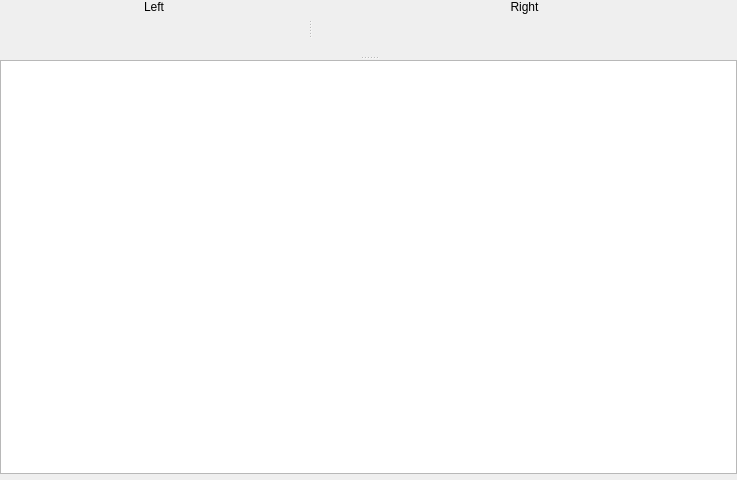
<?xml version="1.0" encoding="UTF-8"?>
<ui version="4.0">
 <class>CompareView</class>
 <widget class="QWidget" name="CompareView">
  <property name="geometry">
   <rect>
    <x>0</x>
    <y>0</y>
    <width>737</width>
    <height>480</height>
   </rect>
  </property>
  <property name="windowTitle">
   <string>Dialog</string>
  </property>
  <layout class="QVBoxLayout" name="verticalLayout_4">
   <property name="margin">
    <number>0</number>
   </property>
   <item>
    <widget class="QSplitter" name="vSplitter">
     <property name="orientation">
      <enum>Qt::Vertical</enum>
     </property>
     <widget class="QSplitter" name="hSplitter">
      <property name="sizePolicy">
       <sizepolicy hsizetype="Expanding" vsizetype="Preferred">
        <horstretch>0</horstretch>
        <verstretch>0</verstretch>
       </sizepolicy>
      </property>
      <property name="orientation">
       <enum>Qt::Horizontal</enum>
      </property>
      <property name="childrenCollapsible">
       <bool>false</bool>
      </property>
      <widget class="QWidget" name="layoutWidget">
       <layout class="QVBoxLayout" name="verticalLayout" stretch="0,0,1">
        <item>
         <widget class="QLabel" name="lblLeft">
          <property name="text">
           <string>Left</string>
          </property>
          <property name="alignment">
           <set>Qt::AlignCenter</set>
          </property>
         </widget>
        </item>
        <item>
         <widget class="QWidget" name="tbContainerLeft" native="true"/>
        </item>
        <item>
         <widget class="QHexEdit" name="hexEditLeft" native="true"/>
        </item>
       </layout>
      </widget>
      <widget class="QWidget" name="layoutWidget_1">
       <layout class="QVBoxLayout" name="verticalLayout_2" stretch="0,0,1">
        <property name="spacing">
         <number>-1</number>
        </property>
        <item>
         <widget class="QLabel" name="lblRight">
          <property name="text">
           <string>Right</string>
          </property>
          <property name="alignment">
           <set>Qt::AlignCenter</set>
          </property>
         </widget>
        </item>
        <item>
         <widget class="QWidget" name="tbContainerRight" native="true"/>
        </item>
        <item>
         <widget class="QHexEdit" name="hexEditRight" native="true"/>
        </item>
       </layout>
      </widget>
     </widget>
     <widget class="QTreeView" name="diffList">
      <property name="rootIsDecorated">
       <bool>false</bool>
      </property>
      <property name="uniformRowHeights">
       <bool>true</bool>
      </property>
      <property name="itemsExpandable">
       <bool>false</bool>
      </property>
      <property name="expandsOnDoubleClick">
       <bool>false</bool>
      </property>
     </widget>
    </widget>
   </item>
   <item>
    <layout class="QVBoxLayout" name="verticalLayout_3">
     <property name="spacing">
      <number>0</number>
     </property>
     <item>
      <widget class="ActionWidget" name="actionWidgetLeft" native="true"/>
     </item>
     <item>
      <widget class="ActionWidget" name="actionWidgetRight" native="true"/>
     </item>
    </layout>
   </item>
  </layout>
 </widget>
 <customwidgets>
  <customwidget>
   <class>QHexEdit</class>
   <extends>QWidget</extends>
   <header>qhexedit/qhexedit.h</header>
   <container>1</container>
  </customwidget>
  <customwidget>
   <class>ActionWidget</class>
   <extends>QWidget</extends>
   <header>actionwidget/actionwidget.h</header>
   <container>1</container>
  </customwidget>
 </customwidgets>
 <resources/>
 <connections/>
</ui>
